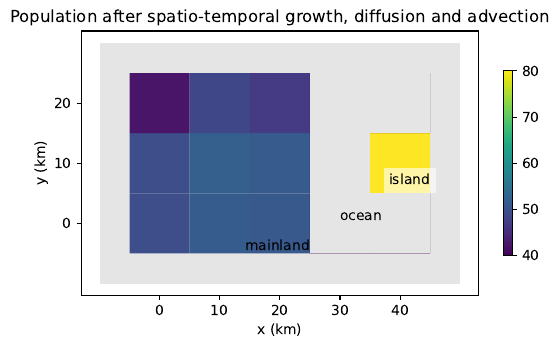

Recreate this plot in Python.
######################################################
# Example simulation with
# - lifecycle, diffusion and advection of a single species
# The lifecycle is governed by the logistic equation, and
# wind velocity is spatio-temporal dependent, and
# carrying capacity is spatio-temporal dependent
#
# An island is separated from the mainland.
# A species initially exists only on the mainland,
# but advection carries it to the island.
#
######################################################
# Import libraries
import os
import sys
import array

# so we can find our ../code no matter how we are called
findbin = os.path.dirname(os.path.realpath(sys.argv[0]))
sys.path.append(findbin + "/../code")

from grid import Grid
from cellDynamics import CellDynamicsLogistic1_1
from spatialDynamics import SpatialDynamics
from spatialDependence import SpatialDependence
from wind import Wind
from populationsAndParameters import PopulationsAndParameters

######################################################
# Setup the 10km x 10km grid with 5 x 3 spatial locations
# The units (km) are arbitrary at this stage, but
# later, the diffusion coefficient and wind velocity
# must be defined in the same units
g1 = Grid(0, 0, 10.0, 5, 3)

######################################################
# Set the active and inactive cells.
# Pictorially, these are:
# m m m * *
# m m m * i
# m m m * *
# where
# - "m" denotes the mainland
# - "*" an inactive cell (the ocean)
# - "i" denotes the island
# Note that the code always assumes that a "instant-kill zone"
# always exists around the grid, so the situation really
# looks like:
# + + + + + + +
# + m m m * * +
# + m m m * i +
# + m m m * * +
# + + + + + + +
# where "+" indicates a cell that instantly kills all
# species if they advect or diffuse there.
g1.setActiveAndInactive("island_active_inactive.csv")

######################################################
# define the lifecycle dynamics to be governed by the
# logistic equation.
cell = CellDynamicsLogistic1_1()

######################################################
# define the carrying capacity
# This is higher on the island than the mainland,
# and varies seasonally (first 100 days of year it
# is high, remainder of the year it is low).
cc_parser = SpatialDependence(0, 0, 10.0, 5, 3)
cc_parser.parse("spatial_cc_high.csv", "generic_float", [])
cc_parser.restrictToActive(g1.getGlobalIndex())
cc_high = cc_parser.getData0()
cc_parser = SpatialDependence(0, 0, 10.0, 5, 3)
cc_parser.parse("spatial_cc_low.csv", "generic_float", [])
cc_parser.restrictToActive(g1.getGlobalIndex())
cc_low = cc_parser.getData0()

######################################################
# Using CellDynamicsLogistic1_1() means that at each
# spatial location there is:
# - 1 population
# - 1 parameter, which is the carrying capacity
# Define the populations and parameters over the grid:
all_pops = PopulationsAndParameters(g1, cell)
# Introduce 50 individuals at (x, y) = (10, 0)
# Carrying capacity at this point is irrelevant here
# because it is overwritten later on
all_pops.setPopulationAndParametersFromXY(10, 0, [50, 100])

######################################################
# put these populations into the spatial structure
spatial = SpatialDynamics(g1, all_pops)

######################################################
# Define the wind
# advection_wind.csv sets the advection velocity to
# (80, 0) km/timestep on the mainland
# (0, 0) km/timestep on the island
# Note the timestep in the denominator (time step =
# 1 day, below, because there is 0.5 days of lifecycle
# evolution and 0.5 days of diffusion).  It is written
# in this way because the wind is applied every time step.
#
# With the PDF = [[0.1, 0.625], [0.2, 0.375]],
# then, of the individuals that advect:
# - 62.5% of them will move 0.1*80 = 8km
# - 37.5% of them will move 0.2*80 = 16km
# (because of the spatial discretisation to 10km,
# 8km -> 10km and 16km -> 20km)
# towards the positive x direction every timestep
wind = Wind("spatial_wind.csv", "dummy.csv", [[0.1, 0.625], [0.2, 0.375]], g1)
wind.parseRawFile()

######################################################
# Evolve in time
dt = 0.5 # time step size, with units of days
t = 0
for year in range(5):
   # The first 100 days are windy and have high carrying-capacity
   # Set the carrying capacity to the "high" values
   pop_and_param_array = all_pops.getQuantities()
   for i in range(g1.getNumActiveCells()):
      pop_and_param_array[2 * i + 1] = cc_high[i]
   for i in range(100):
      # The following may be interpreted as:
      # - allow lifecycle evolution to occur for 0.5 days
      # - then diffuse for a remaining 0.5 days
      # - then apply wind corresponding to the whole day
      # You will have to consider whether this interpretation
      # is appropriate for your particular species
      #
      # perform the lifecycle evolution (solve the logistic equation)
      spatial.evolveCells(dt)
      t += dt
      # diffuse with diffusion coefficient 0.1 km^2/day
      spatial.diffuse(dt, 0.1)
      # Finally, apply advection.
      # The following means that 0.1% of the population will
      # advect using the wind: the remaining will not advect
      spatial.advect(array.array('f', [0.001]), wind)
      t += dt
   # the next 265 days have no wind, smaller diffusion, and
   # low carrying capacity
   # Set the carrying capacity to the "low" values
   pop_and_param_array = all_pops.getQuantities()
   for i in range(g1.getNumActiveCells()):
      pop_and_param_array[2 * i + 1] = cc_low[i]
   for i in range(365 - 100): 
      spatial.evolveCells(dt)
      t += dt
      spatial.diffuse(dt, 0.01)
      t += dt

######################################################
# Output useful information
spatial.outputCSV("spatial.csv", 0, "0", "")

######################################################
# Plot results
import matplotlib.pyplot as plt
import matplotlib.patches as patches
import numpy as np

xvals, yvals = np.meshgrid(np.linspace(0, 40, 5), np.linspace(0, 20, 3))
data = []
with open("spatial.csv", "r") as f:
   f.readline()
   f.readline()
   for y in range(3):
      data.append(list(map(float, f.readline().strip().split(","))))
fig, ax = plt.subplots()
# blank out the surrounding "ocean"
ax.add_patch(patches.Rectangle((-10, -10), 60, 40, linewidth = 0, facecolor = 'black', alpha = 0.1))
c = ax.pcolormesh(xvals, yvals, data, cmap = 'viridis', vmin = 40, vmax = 80)
# blank out the intervening "ocean"
ax.add_patch(patches.Rectangle((25, -5), 10, 30, linewidth = 0, facecolor = 'white'))
ax.add_patch(patches.Rectangle((25, -5), 10, 30, linewidth = 0, facecolor = 'black', alpha = 0.1))
ax.add_patch(patches.Rectangle((35, -5), 10, 10, linewidth = 0, facecolor = 'white'))
ax.add_patch(patches.Rectangle((35, -5), 10, 10, linewidth = 0, facecolor = 'black', alpha = 0.1))
ax.add_patch(patches.Rectangle((35, 15), 10, 10, linewidth = 0, facecolor = 'white'))
ax.add_patch(patches.Rectangle((35, 15), 10, 10, linewidth = 0, facecolor = 'black', alpha = 0.1))
plt.text(25, -5, "mainland", horizontalalignment = 'right', verticalalignment = 'bottom')
plt.text(45, 6, "island", bbox=dict(facecolor='white', alpha=0.6, linewidth=0), horizontalalignment = 'right', verticalalignment = 'bottom')
plt.text(30, 0, "ocean", horizontalalignment = 'left', verticalalignment = 'bottom')
fig.colorbar(c, ax = ax, shrink = 0.5)
plt.xlabel("x (km)")
plt.ylabel("y (km)")
plt.title("Population after spatio-temporal growth, diffusion and advection")
plt.gca().set_aspect('equal')
plt.xticks([0, 10, 20, 30, 40])
plt.yticks([0, 10, 20])
plt.savefig("spatial.pdf", bbox_inches = 'tight')
plt.show()
plt.close()

sys.exit(0)
